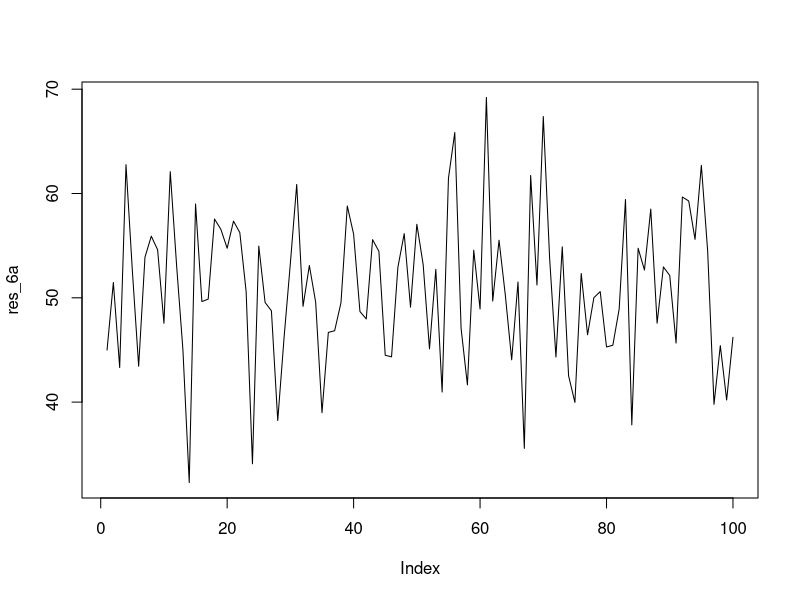
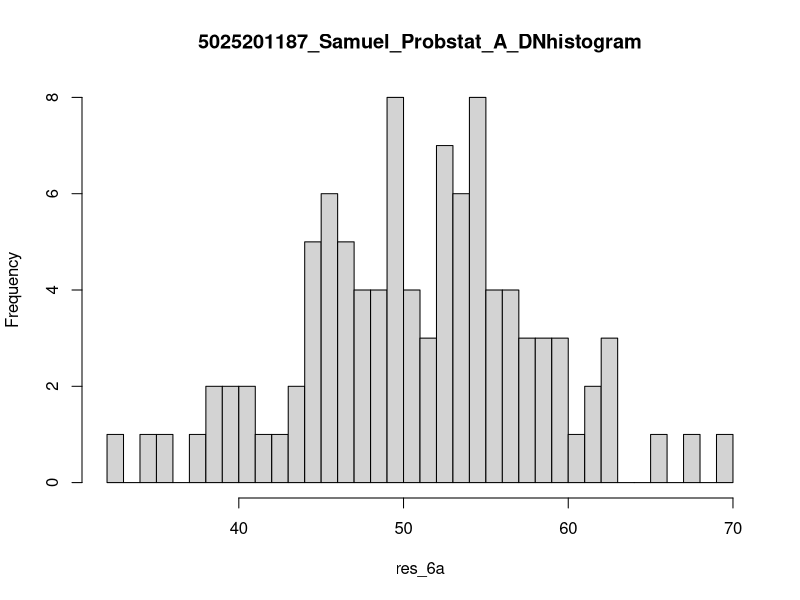

Recreate these plots in R, in order.
#NOMOR 6
no_6 <- list("n" = 100, "mean" = 50, "sd" = 8)

#penyelesaian 6a
set.seed(1)
res_6a <- rnorm(n = no_6$n, mean = no_6$mean, sd = no_6$sd) 
print(res_6a)

x1 <- floor(mean(res_6a)) - 1
x2 <- floor(mean(res_6a)) + 1


z <- (res_6a - mean(res_6a))/no_6$sd
z1 <- (x1 - mean(res_6a))/no_6$sd
z2 <- (x2 - mean(res_6a))/no_6$sd

z1_z2 <- pnorm(z2, mean(res_6a), no_6$sd, lower.tail = TRUE) - pnorm(z1, mean(res_6a), no_6$sd, lower.tail = TRUE)

print(z1_z2)

#plot hasil random generate data
plot(res_6a, type="l")


#penyelesaian 6b
hist(res_6a, breaks = 50, main = "5025201187_Samuel_Probstat_A_DNhistogram")

#penyelesaian 6c
#varians = σ^2
print(no_6$sd ^ 2)